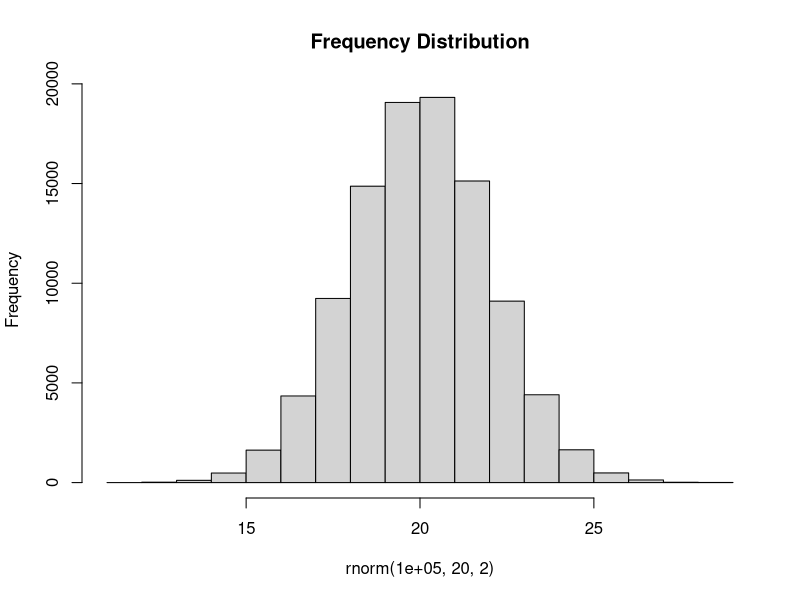
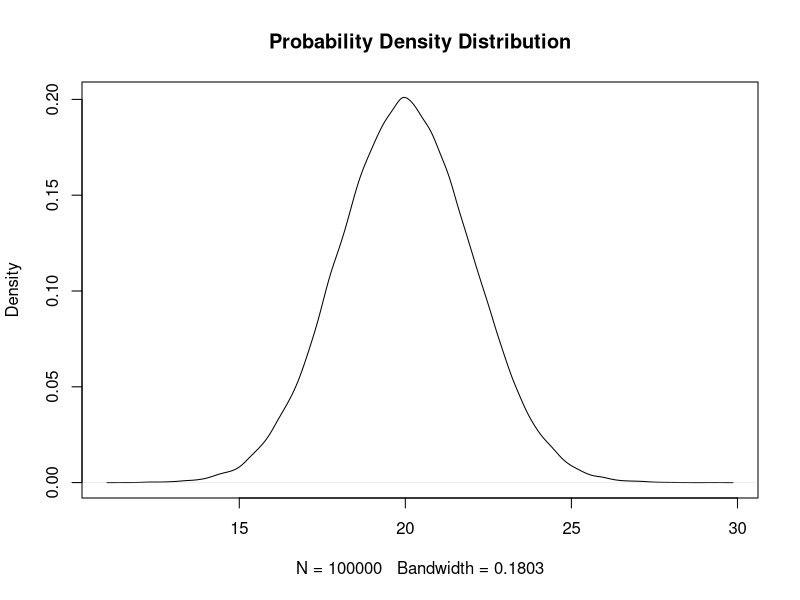
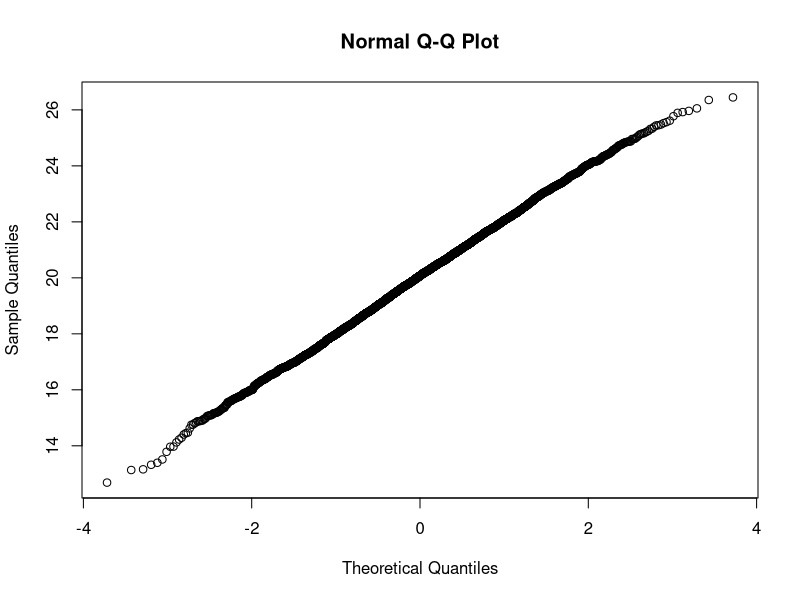
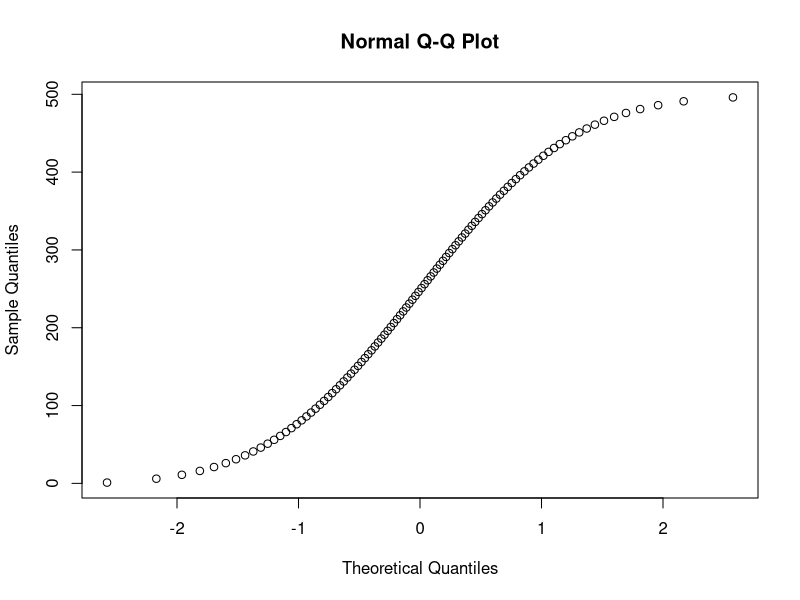
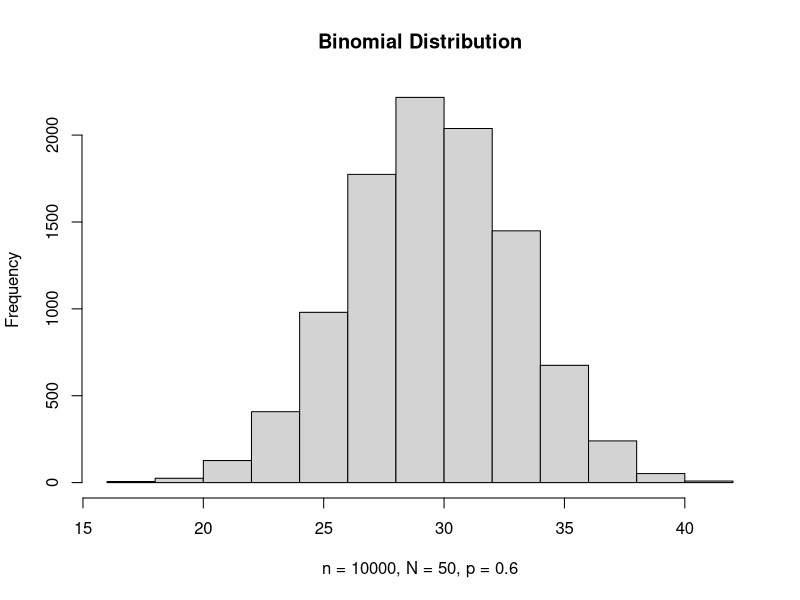
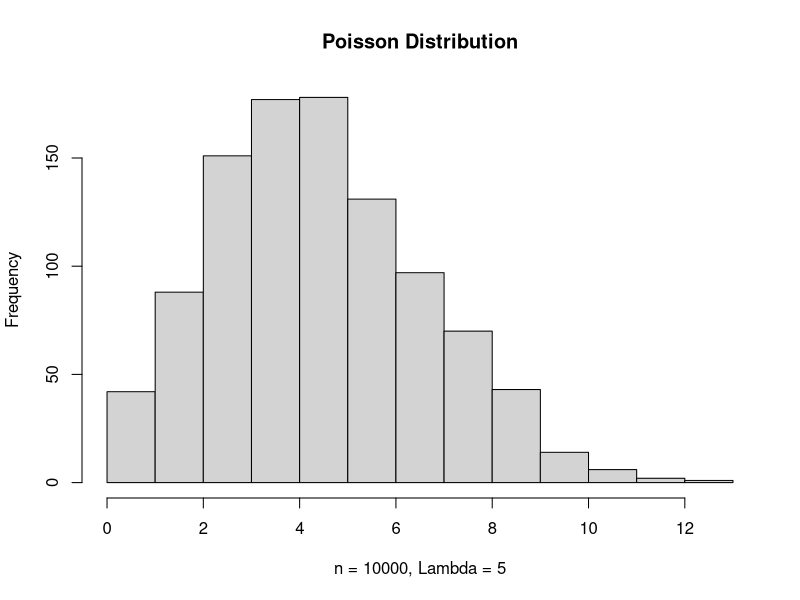

These figures' R source, in order:
## ---- chunk 1
knitr::opts_chunk$set(echo = TRUE, message = FALSE, warning = FALSE, cache = TRUE, cache.lazy=TRUE, tidy.opts=list(width.cutoff=20),tidy=TRUE, fig.height=8)
options(digits=2)
## ---- chunk 2
hist(rnorm(100000,20,2),
main = "Frequency Distribution")
## ---- chunk 3
plot(density(rnorm(100000,20,2)),
main = "Probability Density Distribution")
## ---- chunk 4
shapiro.test(rnorm(5000,20,2))
## ---- chunk 5
shapiro.test(seq(1,500,5))
## ---- chunk 6
qqnorm(rnorm(5000,20,2))
## ---- chunk 7
qqnorm(seq(1,500,5))
## ---- chunk 8
  set.seed(42)
  hist(rbinom(n = 10000, size = 50, prob = 0.6), main = "Binomial Distribution", xlab = 
  "n = 10000, N = 50, p = 0.6")
## ---- chunk 9
  set.seed(42)
  hist(rpois(1000, 5), main = "Poisson Distribution", xlab = 
  "n = 10000, Lambda = 5")
